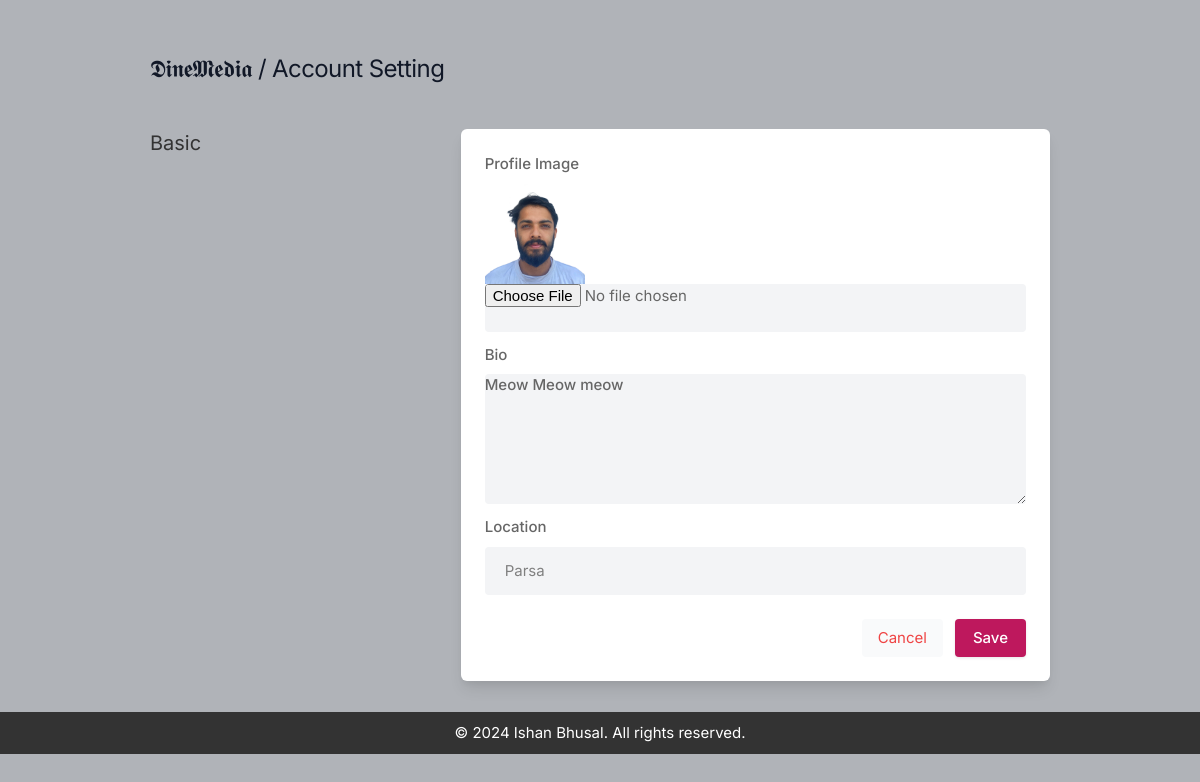
/social_book/settings/ (signed in), run on the app's committed database.
### accounts/models.py (models this page shows, shortened)
class User_profile(base_model):
    user = models.OneToOneField(User, on_delete=models.CASCADE, related_name = 'profile')
    is_email_verified = models.BooleanField(default=False)
    email_token = models.CharField(max_length=100, null=True,blank=True)
    bio = models.TextField(blank=True)
    location = models.CharField(max_length=100, blank=True)
    profile_image= models.ImageField(upload_to ='profile_image/', default="/profile_image/blank-profile-picture.png")

### social_book/views.py (the view, shortened to what this page needs)
# urls.py: path('settings/', setting, name="settings"),
@login_required(login_url='login')
def setting(request):
    user_profile = User_profile.objects.get(user=request.user)
    return render(request, 'social_book/setting.html', {'user_profile': user_profile})

### templates/social_book/setting.html (shortened to what this page needs)
<!DOCTYPE html>
<html lang="en">
<head>
    <link rel="stylesheet" href= '/media/assets/css/icons.css' >
    <link rel="stylesheet" href= '/media/assets/css/uikit.css' >
    <link rel="stylesheet" href='/media/assets/css/style.css' >
    <link rel="stylesheet" href='/media/assets/css/tailwind.css' >
</head>
<body>
            <div class="container m-auto">
                <h1 class="text-2xl leading-none text-gray-900 tracking-tight mt-3"><a href="/social_book/dashboard">𝕯𝖎𝖓𝖊𝕸𝖊𝖉𝖎𝖆</a> / Account Setting  </h1>
                <div class="grid lg:grid-cols-3 mt-12 gap-8">
                    <div>
                        <h3 class="text-xl mb-2"> Basic</h3>
                    </div>
                    <div class="bg-white rounded-md lg:shadow-lg shadow col-span-2">
                        <form action="" method="POST" enctype="multipart/form-data">
                       <div class="grid grid-cols-2 gap-3 lg:p-6 p-4">
                        <div class="col-span-2">
                            <label for=""> Profile Image</label>
                            <img width="100" height="100" src="{{user_profile.profile_image.url}}" />
                            <input type="file" name="image" value="" class="shadow-none bg-gray-100">
                        </div>
                        <div class="col-span-2">
                            <label for="about">Bio</label>
                            <textarea id="about" name="bio" rows="3"  class="shadow-none bg-gray-100">{{user_profile.bio}}</textarea>
                        </div>
                        <div class="col-span-2">
                            <label for=""> Location</label>
                            <input type="text" name="location" value="{{user_profile.location}}" class="shadow-none bg-gray-100">
                        </div>
                   </div>
                   <div class="bg-gray-10 p-6 pt-0 flex justify-end space-x-3">
                       <button class="p-2 px-4 rounded bg-gray-50 text-red-500"> <a href="/social_book/dashboard">Cancel</a> </button>
                       <button type="submit" class="button bg-blue-700"> Save </button>
                   </div>
                </form>
                </div>
                    </div>
                    <br>
                </div>
    <div class="footer" style="background-color: #333;
    color: white;
    padding: 10px 0;
    text-align: center;
    margin-top: 8px;">
        <div >
            &copy; 2024 Ishan Bhusal. All rights reserved.
        </div>
      </div>
</body>
</html>

### public/static/assets/css/style.css (style rules this page uses)
body { background-color: #B0B3B8!important; }
button { vertical-align: middle; }
span.button, button.button { background-color: #be185d; top: 0; color: #fff; position: relative; padding: 8px 18px; line-height: 22px; position: relative; font-weight: 500; font-size: 15px; display: inline-block; -webkit-transition: all 0.2s ease-in-out; transition: all 0.2s ease-in-out; cursor: pointer; overflow: hidden; border: none; border-radius: 4px; -webkit-box-shadow: 0 1px 3px rgba(0, 0, 0, 0.1); box-shadow: 0 1px 3px rgba(0, 0, 0, 0.1); }
input { height: 48px; line-height: 48px; padding: 0 20px; outline: none; font-size: 15px; color: #808080; max-width: 100%; width: 100%; -webkit-box-sizing: border-box; box-sizing: border-box; display: block; font-weight: 400; opacity: 1; border-radius: 4px; border: none; -webkit-box-shadow: 0 1px 4px 0px rgba(0, 0, 0, 0.12); box-shadow: 0 1px 4px 0px rgba(0, 0, 0, 0.12); }
input[type="text"], input[type="password"], input[type="email"], input[type="number"] { height: 48px; line-height: 48px; padding: 0 20px; outline: none; font-size: 15px; color: #808080; max-width: 100%; width: 100%; -webkit-box-sizing: border-box; box-sizing: border-box; display: block; font-weight: 400; opacity: 1; border-radius: 4px; border: none; -webkit-box-shadow: 0 1px 4px 0px rgba(0, 0, 0, 0.12); box-shadow: 0 1px 4px 0px rgba(0, 0, 0, 0.12); }
textarea { height: 48px; line-height: 48px; padding: 0 20px; outline: none; font-size: 15px; color: #808080; margin: 0 0 16px 0; max-width: 100%; width: 100%; -webkit-box-sizing: border-box; box-sizing: border-box; display: block; background-color: #fff; font-weight: 500; opacity: 1; border-radius: 4px; border: none; -webkit-box-shadow: 0 1px 4px 0px rgba(0, 0, 0, 0.12); box-shadow: 0 1px 4px 0px rgba(0, 0, 0, 0.12); }
input { -webkit-transition: all 0.1s ease-in-out; transition: all 0.1s ease-in-out; }
::placeholder { color: #808080; opacity: 1; }
textarea { height: auto; line-height: 27px; padding: 20px; min-height: 130px; -webkit-transition: none !important; transition: none !important; min-width: 100%; }
label, legend { display: block; font-weight: bold; font-size: 15px; font-weight: 500; margin-bottom: 8px; }
button { border: none; margin: 0; padding: 0; width: auto; overflow: visible; background: transparent; color: inherit; font: inherit; line-height: normal; cursor: pointer; }
a { color: #be185d; -webkit-transition: 0.3s; transition: 0.3s; outline: none !important; }
button { outline: none !important; }
img { max-width: 100%; }
body { color: #666; font-size: 15px; line-height: 27px; background-color: #f0f2f5; font-family: "Inter", sans-serif; text-transform: none; }
h1, h2, h3, h4, h5, h6 { font-family: "Inter", sans-serif; text-transform: none; }
input[type="text"], input[type="password"], input[type="email"] { font-family: "Inter", sans-serif; text-transform: none; }
textarea, select { font-family: "Inter", sans-serif; text-transform: none; }
button, body .pac-container { font-family: "Inter", sans-serif; text-transform: none; }
h1, h2, h3, h4, h5, h6 { color: #333; font-weight: 500; margin: 0; padding: 0; }
h1 { font-size: 32px; }
h3 { font-size: 22px; }
@media (min-width: 1024px) { .container { max-width: 900px !important; padding-top: 45px; } }
.shadow-none { -webkit-box-shadow: none !important; box-shadow: none !important; }

### data on the page
User_profile: profile_image (picture), bio "Meow Meow meow", location "Parsa"
